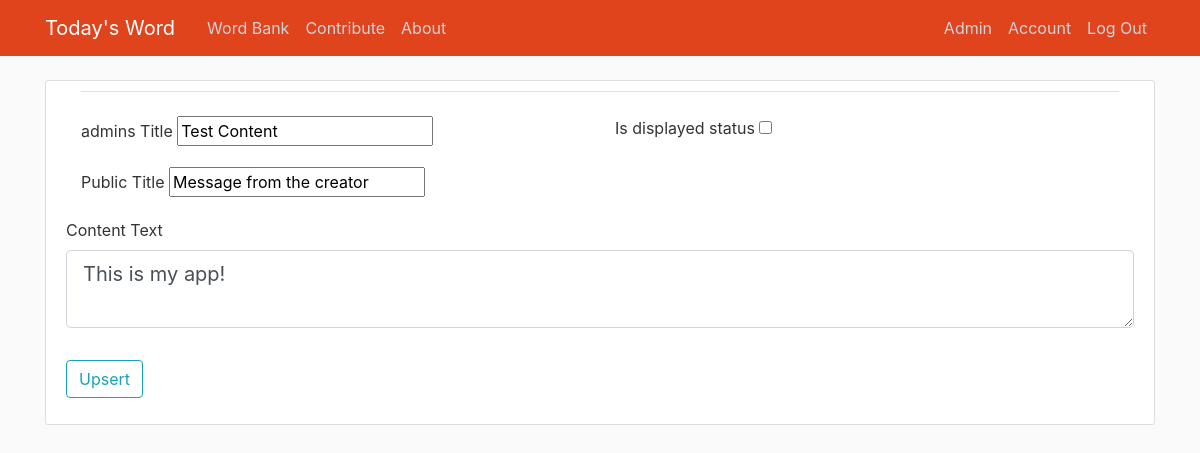
Page /content/update/1 (signed in) on the committed database.
### wotd/models.py (models this page shows)
class Content(db.Model):
    id = db.Column(db.Integer, primary_key=True)
    title = db.Column(db.String(100), nullable=False)
    private_title = db.Column(db.String(100), nullable=False)
    content = db.Column(db.Text, nullable=False)
    isActive = db.Column(db.Boolean, nullable=False, default=False)

### wotd/admin/routes.py (the view)
@admins.route("/content/update/<int:content_id>", methods=['GET', 'POST'])
@login_required
def content_update(content_id):
    if current_user.isAdmin is False:
        return redirect(url_for('main.home'))
    form = ContentForm()
    content = Content.query.filter_by(id=content_id).first()
    if form.validate_on_submit():
        if form.isActive.data is True:
            active = Content.query.filter_by(isActive=True).first()
            if active is not None:
                active.isActive = False
        content.title = form.title.data
        content.private_title = form.private_title.data
        content.content = form.content.data
        content.isActive = form.isActive.data
        db.session.commit()
        flash('Content updated, now be content!', 'success')
        return redirect(url_for('admins.admins'))
    elif request.method == 'GET':
        form.title.data = content.title
        form.private_title.data = content.private_title
        form.content.data = content.content
        form.isActive.data = content.isActive
    return render_template('content_upsert.html', title='Update Content', form=form)

### wotd/admin/forms.py
class ContentForm(FlaskForm):
    private_title = StringField('admins Title', validators=[DataRequired()])
    title = StringField('Public Title', validators=[DataRequired()])
    content = TextAreaField('Content Text', validators=[DataRequired()])
    isActive = BooleanField('Is displayed status')
    submit = SubmitField('Upsert')

### wotd/models.py (called while the page is built)
@login_manager.user_loader
def load_user(user_id):
    return User.query.get(int(user_id))

### wotd/templates/content_upsert.html (shortened to what this page needs)
{% extends "layout.html" %}
{% block content %}
        <div class="content-section">
            <form method="POST" action="">
                <fieldset class="form-group">
                <div class="container">
                    <legend class="border-bottom mb-4">{{ legend }}</legend>
                    <div class="row">
                        <div class="col-md-6">
                            <div class="form-group">
                                {{ form.private_title.label(class="form-control-label") }}
                                {% if form.private_title.errors %}
                                    {{ form.private_title(class="is-invalid") }}
                                    <div class="invalid-feedback">
                                        {% for error in form.private_title.errors %}
                                            <span> {{ error }} </span>
                                        {% endfor %}
                                    </div>
                                {% else %}
                                    {{ form.private_title() }}
                                {% endif %}
                            </div>
                        </div>
                        <div class="col-md-6" class="form-group">
                            <div>
                                {{ form.isActive.label(class="form-control-label") }}
                                {% if form.isActive.errors %}
                                    {{ form.isActive(class="is-invalid") }}
                                    <div class="invalid-feedback">
                                        {% for error in form.isActive.errors %}
                                            <span> {{ error }} </span>
                                        {% endfor %}
                                    </div>
                                {% else %}
                                    {{ form.isActive() }}
                                {% endif %}
                            </div>
                        </div>
                    </div>
                    <div class="row">
                        <div class="form-group col-md-6">
                            <div>
                                {{ form.title.label(class="form-control-label") }}
                                {% if form.title.errors %}
                                    {{ form.title(class="is-invalid") }}
                                    <div class="invalid-feedback">
                                        {% for error in form.title.errors %}
                                            <span> {{ error }} </span>
                                        {% endfor %}
                                    </div>
                                {% else %}
                                    {{ form.title() }}
                                {% endif %}
                             </div>
                        </div>
                    </div>
                </div>
                <div class="form-group">
                    {{ form.content.label(class="form-control-label") }}
                    {% if form.content.errors %}
                        {{ form.content(class="form-control form-control-lg is-invalid") }}
                        <div class="invalid-feedback">
                            {% for error in form.content.errors %}
                                <span> {{ error }} </span>
                            {% endfor %}
                        </div>
                    {% else %}
                        {{ form.content(class="form-control form-control-lg") }}
                    {% endif %}
                </div>
            </fieldset>
            <div class="form-group">
                {{ form.submit(class="btn btn-outline-info") }}
            </div>
        </form>
    </div>
{% endblock content %}

### wotd/static/main.css (style rules this page uses)
body { background: #fafafa; color: #333333; margin-top: 5rem; }
.content-section { background: #ffffff; padding: 10px 20px; border: 1px solid #dddddd; border-radius: 3px; margin-bottom: 20px; }

### rows in the picture
Content: private_title "Test Content", title "Message from the creator", content "This is my app!"
